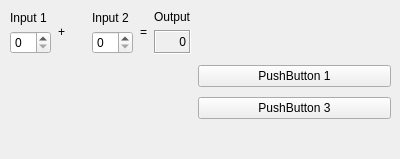
<?xml version="1.0" encoding="UTF-8"?>
<ui version="4.0">
 <class>CalculatorForm</class>
 <widget class="QWidget" name="CalculatorForm">
  <property name="geometry">
   <rect>
    <x>0</x>
    <y>0</y>
    <width>400</width>
    <height>159</height>
   </rect>
  </property>
  <property name="sizePolicy">
   <sizepolicy hsizetype="Preferred" vsizetype="Preferred">
    <horstretch>0</horstretch>
    <verstretch>0</verstretch>
   </sizepolicy>
  </property>
  <property name="windowTitle">
   <string>Calculator Form</string>
  </property>
  <layout class="QGridLayout">
   <property name="margin">
    <number>9</number>
   </property>
   <property name="spacing">
    <number>6</number>
   </property>
   <item row="0" column="6">
    <spacer name="horizontalSpacer">
     <property name="orientation">
      <enum>Qt::Horizontal</enum>
     </property>
     <property name="sizeHint" stdset="0">
      <size>
       <width>40</width>
       <height>20</height>
      </size>
     </property>
    </spacer>
   </item>
   <item row="0" column="4">
    <widget class="QLabel" name="label_3_2">
     <property name="text">
      <string>=</string>
     </property>
     <property name="alignment">
      <set>Qt::AlignCenter</set>
     </property>
    </widget>
   </item>
   <item row="0" column="5">
    <layout class="QVBoxLayout">
     <property name="spacing">
      <number>6</number>
     </property>
     <property name="margin">
      <number>1</number>
     </property>
     <item>
      <widget class="QLabel" name="label_2_2_2">
       <property name="text">
        <string>Output</string>
       </property>
      </widget>
     </item>
     <item>
      <widget class="QLabel" name="outputWidget">
       <property name="frameShape">
        <enum>QFrame::Box</enum>
       </property>
       <property name="frameShadow">
        <enum>QFrame::Sunken</enum>
       </property>
       <property name="text">
        <string>0</string>
       </property>
       <property name="alignment">
        <set>Qt::AlignAbsolute|Qt::AlignBottom|Qt::AlignCenter|Qt::AlignHCenter|Qt::AlignHorizontal_Mask|Qt::AlignJustify|Qt::AlignLeading|Qt::AlignLeft|Qt::AlignRight|Qt::AlignTop|Qt::AlignTrailing|Qt::AlignVCenter|Qt::AlignVertical_Mask</set>
       </property>
      </widget>
     </item>
    </layout>
   </item>
   <item row="1" column="2">
    <spacer name="verticalSpacer">
     <property name="orientation">
      <enum>Qt::Vertical</enum>
     </property>
     <property name="sizeHint" stdset="0">
      <size>
       <width>20</width>
       <height>40</height>
      </size>
     </property>
    </spacer>
   </item>
   <item row="0" column="3">
    <layout class="QVBoxLayout">
     <property name="spacing">
      <number>6</number>
     </property>
     <property name="margin">
      <number>1</number>
     </property>
     <item>
      <widget class="QLabel" name="label_2">
       <property name="text">
        <string>Input 2</string>
       </property>
      </widget>
     </item>
     <item>
      <widget class="QSpinBox" name="inputSpinBox2"/>
     </item>
    </layout>
   </item>
   <item row="0" column="1">
    <widget class="QLabel" name="label_3">
     <property name="text">
      <string>+</string>
     </property>
     <property name="alignment">
      <set>Qt::AlignCenter</set>
     </property>
    </widget>
   </item>
   <item row="0" column="0">
    <layout class="QVBoxLayout">
     <property name="spacing">
      <number>6</number>
     </property>
     <property name="margin">
      <number>1</number>
     </property>
     <item>
      <widget class="QLabel" name="label">
       <property name="text">
        <string>Input 1</string>
       </property>
      </widget>
     </item>
     <item>
      <widget class="QSpinBox" name="inputSpinBox1"/>
     </item>
    </layout>
   </item>
   <item row="1" column="6">
    <widget class="QPushButton" name="pushButton1">
     <property name="text">
      <string>PushButton 1</string>
     </property>
    </widget>
   </item>
   <item row="2" column="6">
    <widget class="QPushButton" name="pushButton3">
     <property name="text">
      <string>PushButton 3</string>
     </property>
    </widget>
   </item>
   <item row="3" column="6">
    <spacer name="verticalSpacer_2">
     <property name="orientation">
      <enum>Qt::Vertical</enum>
     </property>
     <property name="sizeHint" stdset="0">
      <size>
       <width>20</width>
       <height>40</height>
      </size>
     </property>
    </spacer>
   </item>
  </layout>
 </widget>
 <resources/>
 <connections>
  <connection>
   <sender>pushButton1</sender>
   <signal>clicked()</signal>
   <receiver>CalculatorForm</receiver>
   <slot>ca_p_clicked()</slot>
   <hints>
    <hint type="sourcelabel">
     <x>278</x>
     <y>170</y>
    </hint>
    <hint type="destinationlabel">
     <x>198</x>
     <y>123</y>
    </hint>
   </hints>
  </connection>
 </connections>
 <slots>
  <slot>ca_p_clicked()</slot>
 </slots>
</ui>
